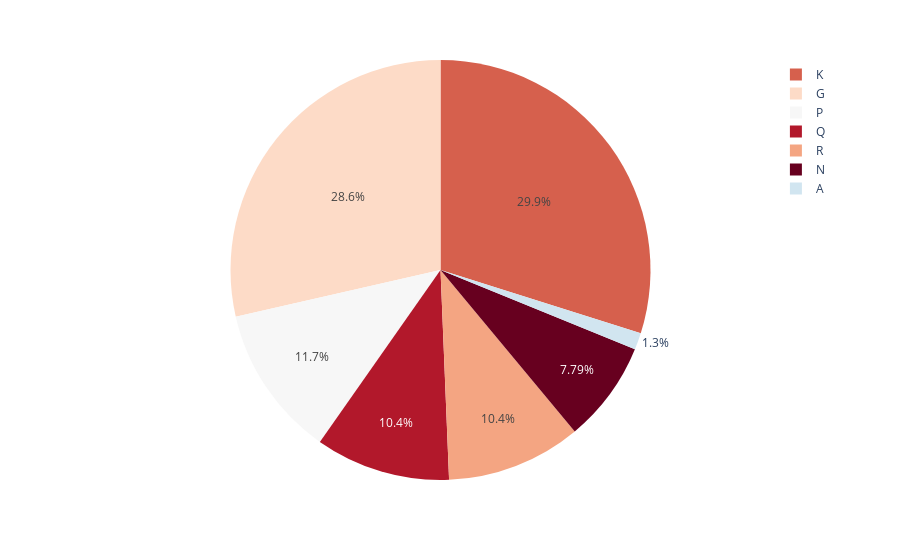

The notebook cell saved with this chart:
### Code cell
# exploring the manufacturor of cereals

fig = px.pie(cereals, names='mfr',
             color='mfr',
             color_discrete_sequence=px.colors.sequential.RdBu)
fig.show()

### Figure 1 — Plotly figure (JSON) as saved in the notebook; plotly's stock layout.template omitted (floating-point values rounded to 4 significant figures)
{"data": [{"customdata": [["N"], ["Q"], ["K"], ["K"], ["R"], ["G"], ["K"], ["G"], ["R"], ["P"], ["Q"], ["G"], ["G"], ["G"], ["G"], ["R"], ["K"], ["K"], ["G"], ["K"], ["N"], ["K"], ["G"], ["R"], ["K"], ["K"], ["K"], ["P"], ["K"], ["P"], ["P"], ["G"], ["P"], ["P"], ["P"], ["Q"], ["G"], ["P"], ["K"], ["K"], ["G"], ["Q"], ["G"], ["A"], ["R"], ["R"], ["K"], ["G"], ["K"], ["K"], ["K"], ["G"], ["P"], ["K"], ["Q"], ["Q"], ["Q"], ["Q"], ["K"], ["G"], ["K"], ["R"], ["K"], ["N"], ["N"], ["N"], ["K"], ["K"], ["N"], ["G"], ["G"], ["G"], ["G"], ["G"], ["R"], ["G"], ["G"]], "domain": {"x": [0, 1], "y": [0, 1]}, "hovertemplate": "mfr=%{customdata[0]}<extra></extra>", "labels": ["N", "Q", "K", "K", "R", "G", "K", "G", "R", "P", "Q", "G", "G", "G", "G", "R", "K", "K", "G", "K", "N", "K", "G", "R", "K", "K", "K", "P", "K", "P", "P", "G", "P", "P", "P", "Q", "G", "P", "K", "K", "G", "Q", "G", "A", "R", "R", "K", "G", "K", "K", "K", "G", "P", "K", "Q", "Q", "Q", "Q", "K", "G", "K", "R", "K", "N", "N", "N", "K", "K", "N", "G", "G", "G", "G", "G", "R", "G", "G"], "legendgroup": "", "marker": {"colors": ["rgb(103,0,31)", "rgb(178,24,43)", "rgb(214,96,77)", "rgb(214,96,77)", "rgb(244,165,130)", "rgb(253,219,199)", "rgb(214,96,77)", "rgb(253,219,199)", "rgb(244,165,130)", "rgb(247,247,247)", "rgb(178,24,43)", "rgb(253,219,199)", "rgb(253,219,199)", "rgb(253,219,199)", "rgb(253,219,199)", "rgb(244,165,130)", "rgb(214,96,77)", "rgb(214,96,77)", "rgb(253,219,199)", "rgb(214,96,77)", "rgb(103,0,31)", "rgb(214,96,77)", "rgb(253,219,199)", "rgb(244,165,130)", "rgb(214,96,77)", "rgb(214,96,77)", "rgb(214,96,77)", "rgb(247,247,247)", "rgb(214,96,77)", "rgb(247,247,247)", "rgb(247,247,247)", "rgb(253,219,199)", "rgb(247,247,247)", "rgb(247,247,247)", "rgb(247,247,247)", "rgb(178,24,43)", "rgb(253,219,199)", "rgb(247,247,247)", "rgb(214,96,77)", "rgb(214,96,77)", "rgb(253,219,199)", "rgb(178,24,43)", "rgb(253,219,199)", "rgb(209,229,240)", "rgb(244,165,130)", "rgb(244,165,130)", "rgb(214,96,77)", "rgb(253,219,199)", "rgb(214,96,77)", "rgb(214,96,77)", "rgb(214,96,77)", "rgb(253,219,199)", "rgb(247,247,247)", "rgb(214,96,77)", "rgb(178,24,43)", "rgb(178,24,43)", "rgb(178,24,43)", "rgb(178,24,43)", "rgb(214,96,77)", "rgb(253,219,199)", "rgb(214,96,77)", "rgb(244,165,130)", "rgb(214,96,77)", "rgb(103,0,31)", "rgb(103,0,31)", "rgb(103,0,31)", "rgb(214,96,77)", "rgb(214,96,77)", "rgb(103,0,31)", "rgb(253,219,199)", "rgb(253,219,199)", "rgb(253,219,199)", "rgb(253,219,199)", "rgb(253,219,199)", "rgb(244,165,130)", "rgb(253,219,199)", "rgb(253,219,199)"]}, "name": "", "showlegend": true, "type": "pie"}], "layout": {"legend": {"tracegroupgap": 0}, "margin": {"t": 60}, "piecolorway": ["rgb(103,0,31)", "rgb(178,24,43)", "rgb(214,96,77)", "rgb(244,165,130)", "rgb(253,219,199)", "rgb(247,247,247)", "rgb(209,229,240)", "rgb(146,197,222)", "rgb(67,147,195)", "rgb(33,102,172)", "rgb(5,48,97)"]}}
